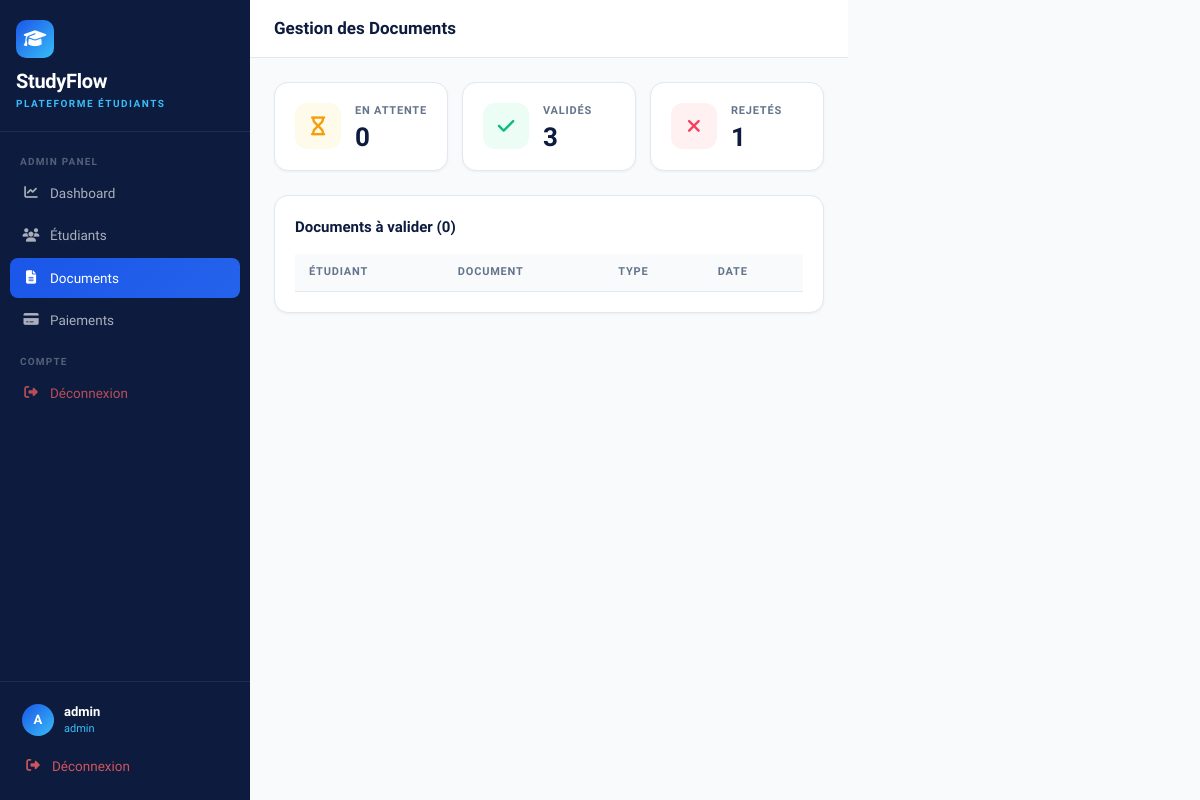
Screenshot of /admin/documents (signed in) with the database file from the repository.
### models/user.py (models this page shows, shortened)
class User(UserMixin, db.Model):
    __tablename__ = 'users'
    id = db.Column(db.Integer, primary_key=True)
    email = db.Column(db.String(120), unique=True, nullable=False)
    password_hash = db.Column(db.String(256))
    role = db.Column(db.String(20), default='student')
    is_active = db.Column(db.Boolean, default=True)
    reset_token = db.Column(db.String(100), nullable=True)
    reset_token_expiry = db.Column(db.DateTime, nullable=True)
    created_at = db.Column(db.DateTime, default=datetime.utcnow)
    student_profile = db.relationship('StudentProfile', backref='user', uselist=False, foreign_keys='StudentProfile.user_id')

### routes/admin.py (the view)
@admin_bp.route('/documents')
@login_required
@admin_required
def documents():
    all_docs = Document.query.order_by(Document.uploaded_at.desc()).all()
    pending = [d for d in all_docs if d.status == 'en_attente']
    validated = [d for d in all_docs if d.status == 'validé']
    rejected = [d for d in all_docs if d.status == 'rejeté']
    return render_template('admin/documents.html',
        all_docs=all_docs,
        pending=pending,
        validated=validated,
        rejected=rejected
    )

### routes/admin.py (called while the page is built)
def admin_required(f):
    @wraps(f)
    def decorated(*args, **kwargs):
        if not current_user.is_authenticated or current_user.role != 'admin':
            flash('Accès refusé. Vous n\'êtes pas administrateur.', 'danger')
            return redirect(url_for('auth.login'))
        return f(*args, **kwargs)
    return decorated

### templates/admin/documents.html (shortened to what this page needs)
{% extends "base.html" %}
{% block sidebar_nav %}
<div class="nav-label">Admin Panel</div>
<a href="{{ url_for('admin.dashboard') }}" class="sidebar-link">
  <i class="fas fa-chart-line"></i> Dashboard
</a>
<a href="{{ url_for('admin.students') }}" class="sidebar-link">
  <i class="fas fa-users"></i> Étudiants
</a>
<a href="{{ url_for('admin.documents') }}" class="sidebar-link active">
  <i class="fas fa-file-alt"></i> Documents
</a>
<a href="{{ url_for('admin.payments') }}" class="sidebar-link">
  <i class="fas fa-credit-card"></i> Paiements
</a>
<div class="nav-label">Compte</div>
<a href="{{ url_for('auth.logout') }}" class="sidebar-link" style="color:rgba(255,100,100,.7);">
  <i class="fas fa-sign-out-alt"></i> Déconnexion
</a>
{% endblock %}
{% block page_title %}Gestion des Documents{% endblock %}
{% block content %}
<div style="display:grid;grid-template-columns:repeat(3,1fr);gap:14px;margin-bottom:24px;">
  <div class="stat-card">
    <div class="stat-icon" style="background:#FFFBEB;"><i class="fas fa-hourglass" style="color:#F59E0B;"></i></div>
    <div>
      <div class="stat-label">En attente</div>
      <div class="stat-value">{{ pending|length }}</div>
    </div>
  </div>
  <div class="stat-card">
    <div class="stat-icon" style="background:#ECFDF5;"><i class="fas fa-check" style="color:#10B981;"></i></div>
    <div>
      <div class="stat-label">Validés</div>
      <div class="stat-value">{{ validated|length }}</div>
    </div>
  </div>
  <div class="stat-card">
    <div class="stat-icon" style="background:#FFF1F2;"><i class="fas fa-times" style="color:#F43F5E;"></i></div>
    <div>
      <div class="stat-label">Rejetés</div>
      <div class="stat-value">{{ rejected|length }}</div>
    </div>
  </div>
</div>
<div class="sf-card">
  <div style="font-size:15px;font-weight:700;color:#0D1B3E;margin-bottom:16px;">Documents à valider ({{ pending|length }})</div>
  <table class="sf-table">
    <thead>
      <tr>
        <th>Étudiant</th>
        <th>Document</th>
        <th>Type</th>
        <th>Date</th>
      </tr>
    </thead>
  </table>
</div>
{% endblock %}

### templates/base.html (shortened to what this page needs)
<!DOCTYPE html>
<html lang="fr">
<head>
  <link href="https://cdn.jsdelivr.net/npm/bootstrap@5.3.2/dist/css/bootstrap.min.css" rel="stylesheet">
  <link href="https://cdnjs.cloudflare.com/ajax/libs/font-awesome/6.5.0/css/all.min.css" rel="stylesheet">
</head>
<body>
{% block body %}
<div style="display:flex">
  <nav class="sidebar">
    <div class="sidebar-logo">
      <div class="logo-icon"><i class="fas fa-graduation-cap"></i></div>
      <div class="brand-name">StudyFlow</div>
      <div class="brand-sub">Plateforme Étudiants</div>
    </div>
    <div class="sidebar-nav">
      {% block sidebar_nav %}{% endblock %}
    </div>
    <div class="sidebar-footer">
      <div class="sidebar-user">
        <div class="s-avatar">{{ current_user.email[0].upper() }}</div>
        <div>
          <div class="s-name">{{ current_user.email.split('@')[0] }}</div>
          <div class="s-role">{{ current_user.role }}</div>
        </div>
      </div>
      <a href="{{ url_for('auth.logout') }}" class="sidebar-link" style="color:rgba(255,100,100,.8)">
        <i class="fas fa-sign-out-alt"></i> Déconnexion
      </a>
    </div>
  </nav>
  <div class="main-wrap">
    <header class="topbar">
      <div class="topbar-title">{% block page_title %}{% endblock %}</div>
    </header>
    <main class="page-content">
      {% block content %}{% endblock %}
    </main>
  </div>
</div>
{% endblock %}
</body>
</html>

### templates/base.html (style rules this page uses)
:root { --navy: #0D1B3E; --blue: #1A56E8; --sky: #38BDF8; --green: #10B981; --amber: #F59E0B; --rose: #F43F5E; --slate: #64748B; --light: #F8FAFC; --border: #E2E8F0; --sidebar-w: 250px; }
* { box-sizing: border-box; margin: 0; padding: 0; }
body { font-family: 'Plus Jakarta Sans', sans-serif; background: var(--light); color: #1E293B; font-size: 14px; }
.sidebar { position: fixed; top: 0; left: 0; bottom: 0; width: var(--sidebar-w); background: var(--navy); display: flex; flex-direction: column; z-index: 1000; }
.sidebar-logo { padding: 20px 16px; border-bottom: 1px solid rgba(255,255,255,.08); }
.logo-icon { width: 38px; height: 38px; background: linear-gradient(135deg, var(--blue), var(--sky)); border-radius: 10px; display: flex; align-items: center; justify-content: center; font-size: 18px; color: #fff; margin-bottom: 8px; }
.brand-name { font-size: 20px; font-weight: 800; color: #fff; letter-spacing: -.3px; }
.brand-sub { font-size: 10px; color: var(--sky); text-transform: uppercase; letter-spacing: 1.5px; font-weight: 600; }
.sidebar-nav { flex: 1; padding: 10px; overflow-y: auto; }
.nav-label { font-size: 10px; font-weight: 700; letter-spacing: 1.2px; text-transform: uppercase; color: rgba(255,255,255,.3); padding: 12px 10px 4px; }
.sidebar-link { display: flex; align-items: center; gap: 10px; padding: 10px 12px; border-radius: 8px; color: rgba(255,255,255,.65); text-decoration: none; font-weight: 500; font-size: 13.5px; margin-bottom: 2px; transition: all .15s; }
.sidebar-link.active { background: linear-gradient(135deg, var(--blue), #2563EB); color: #fff; }
.sidebar-link i { width: 18px; text-align: center; }
.sidebar-footer { padding: 12px; border-top: 1px solid rgba(255,255,255,.08); }
.sidebar-user { display: flex; align-items: center; gap: 10px; padding: 8px 10px; }
.s-avatar { width: 32px; height: 32px; border-radius: 50%; background: linear-gradient(135deg, var(--blue), var(--sky)); display: flex; align-items: center; justify-content: center; color: #fff; font-weight: 700; font-size: 13px; }
.s-name { color: #fff; font-weight: 600; font-size: 13px; }
.s-role { color: var(--sky); font-size: 11px; }
.main-wrap { margin-left: var(--sidebar-w); min-height: 100vh; }
.topbar { background: #fff; border-bottom: 1px solid var(--border); padding: 0 24px; height: 58px; display: flex; align-items: center; justify-content: space-between; position: sticky; top: 0; z-index: 100; }
.topbar-title { font-size: 17px; font-weight: 700; color: var(--navy); }
.page-content { padding: 24px; }
.sf-card { background: #fff; border: 1px solid var(--border); border-radius: 14px; padding: 20px; box-shadow: 0 1px 3px rgba(0,0,0,.05); }
.stat-card { background: #fff; border: 1px solid var(--border); border-radius: 14px; padding: 20px; display: flex; align-items: flex-start; gap: 14px; box-shadow: 0 1px 3px rgba(0,0,0,.05); }
.stat-icon { width: 46px; height: 46px; border-radius: 12px; display: flex; align-items: center; justify-content: center; font-size: 19px; flex-shrink: 0; }
.stat-label { font-size: 11px; font-weight: 700; text-transform: uppercase; letter-spacing: .8px; color: var(--slate); margin-bottom: 4px; }
.stat-value { font-size: 26px; font-weight: 800; color: var(--navy); line-height: 1; }
.sf-table { width: 100%; border-collapse: collapse; }
.sf-table thead th { font-size: 11px; font-weight: 700; text-transform: uppercase; letter-spacing: .8px; color: var(--slate); padding: 10px 14px; background: var(--light); border-bottom: 1px solid var(--border); }

### rows the page displays
User: email "A", email "admin", role "admin"

### other values shown
{{ pending|length }} "0"
{{ validated|length }} "3"
{{ rejected|length }} "1"
